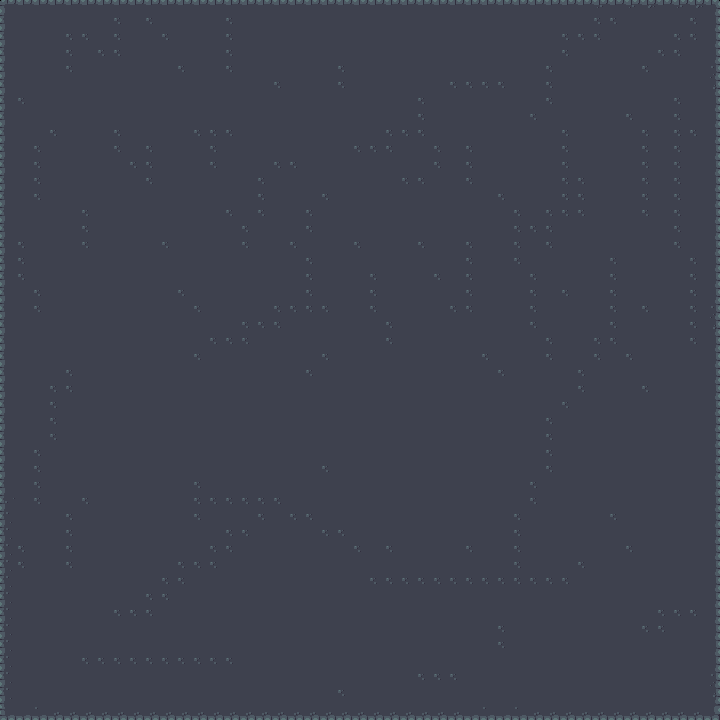

A 2D game scene composited from a Tiled map and its tileset images. What follows is a short description and the map's XML, with each tile layer's data collapsed to a summary:
An orthogonal 45x45 tile map with 16x16 px tiles, 1 tile layer (Tile Layer 1).

<map version="1.0" orientation="orthogonal" renderorder="right-down" width="45" height="45" tilewidth="16" tileheight="16" nextobjectid="1">
 <tileset firstgid="1" name="tiles" tilewidth="16" tileheight="16" tilecount="552">
  <image source="tiles.png" width="368" height="384" />
 </tileset>
 <layer name="Tile Layer 1" width="45" height="45">
  <data>[2025 cells, 2025 non-empty, 25 distinct tile ids]</data>
 </layer>
</map>
